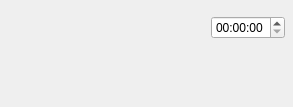
<ui version="4.0" >
 <class>ArgSetLocalTime</class>
 <widget class="QWidget" name="ArgSetLocalTime" >
  <property name="geometry" >
   <rect>
    <x>0</x>
    <y>0</y>
    <width>293</width>
    <height>107</height>
   </rect>
  </property>
  <layout class="QVBoxLayout" >
   <property name="spacing" >
    <number>6</number>
   </property>
   <property name="leftMargin" >
    <number>8</number>
   </property>
   <property name="topMargin" >
    <number>8</number>
   </property>
   <property name="rightMargin" >
    <number>8</number>
   </property>
   <property name="bottomMargin" >
    <number>8</number>
   </property>
   <item>
    <widget class="KDateWidget" name="DateWidget" />
   </item>
   <item>
    <layout class="QHBoxLayout" >
     <property name="spacing" >
      <number>6</number>
     </property>
     <property name="leftMargin" >
      <number>0</number>
     </property>
     <property name="topMargin" >
      <number>0</number>
     </property>
     <property name="rightMargin" >
      <number>0</number>
     </property>
     <property name="bottomMargin" >
      <number>0</number>
     </property>
     <item>
      <spacer>
       <property name="orientation" >
        <enum>Qt::Horizontal</enum>
       </property>
       <property name="sizeType" >
        <enum>QSizePolicy::Expanding</enum>
       </property>
       <property name="sizeHint" >
        <size>
         <width>111</width>
         <height>27</height>
        </size>
       </property>
      </spacer>
     </item>
     <item>
      <widget class="QTimeEdit" name="TimeBox" />
     </item>
    </layout>
   </item>
   <item>
    <spacer>
     <property name="orientation" >
      <enum>Qt::Vertical</enum>
     </property>
     <property name="sizeType" >
      <enum>QSizePolicy::Expanding</enum>
     </property>
     <property name="sizeHint" >
      <size>
       <width>271</width>
       <height>20</height>
      </size>
     </property>
    </spacer>
   </item>
  </layout>
 </widget>
 <customwidgets>
  <customwidget>
   <class>KDateWidget</class>
   <extends>QWidget</extends>
   <header>kdatewidget.h</header>
  </customwidget>
 </customwidgets>
 <resources/>
 <connections/>
</ui>
